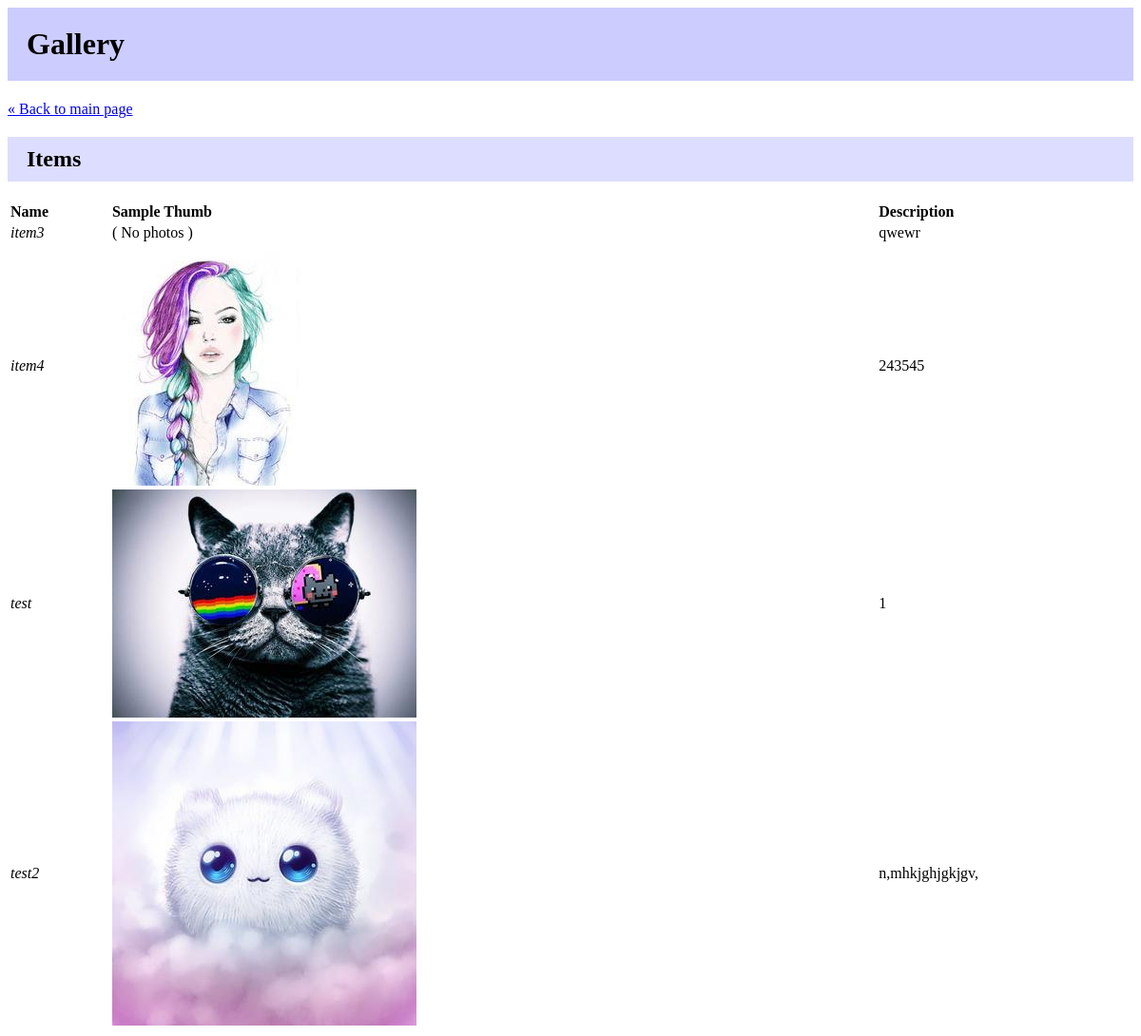
Page /items/items/ on the committed database.
### items/models.py (models this page shows, shortened)
class Item(models.Model):
    name = models.CharField(max_length = 250)
    description = models.TextField()
    class Meta:
        ordering = ['name']
    def get_absolute_url(self):
        return reverse('items:item_detail', kwargs={'object_id':self.id})

### items/views.py (the view)
class ListView(generic.ListView):
    model=Item
    template_name = 'items_list.html'
    allow_empty=True
    def get_queryset(self):
        return Item.objects.all()

### items/fields.py (called while the page is built)
def _add_thumb(s):
    parts = s.split(".")
    parts.insert(-1, "thumb")
    if parts[-1].lower() not in ['jpeg', 'jpg']:
        parts[-1] = 'jpg'
    return ".".join(parts)

    def _get_thumb_url(self):
        return _add_thumb(self.url)

### items/templates/items_list.html (shortened to what this page needs)
{% extends "base.html" %}
{% block content %}
<p><a href="{% url 'items:index'%}">&laquo; Back to main page </a></p>
<h2>Items</h2>
{%if item_list %}
<table>
    <tr>
        <th>Name</th>
        <th>Sample Thumb</th>
        <th>Description</th>
    </tr>
    {% for item in item_list%}
    <tr>
        <td><i>{{item.name}}</i></td>
        <td>
            {% if item.photo_set.count %}
                <a href="{{ item.get_absolute_url }}">
                <img src="{{item.photo_set.all.0.image.thumb_url }}"/>
            </a>
            {% else %}
               ( No photos )
            {% endif %}
        </td>
        <td>{{item.description}}</td>
    </tr>
    {% endfor %}
</table>
{%else%}
<p> No items</p>
{%endif%}
{%endblock%}

### items/templates/base.html (style rules this page uses)
body { margin: 30px, font-family: sans-serif; background: #fff; }
h2 { background: #ddf; padding: 10px 20px; }
table { width: 100%; }
table th { text-align: left; }

### rows in the picture
Item: name "item3", shows "( No photos )", description "qwewr"
Item: name "item4", shows a picture, description "243545"
Item: name "test", shows a picture, description "1"
Item: name "test2", shows a picture, description "n,mhkjghjgkjgv,"
